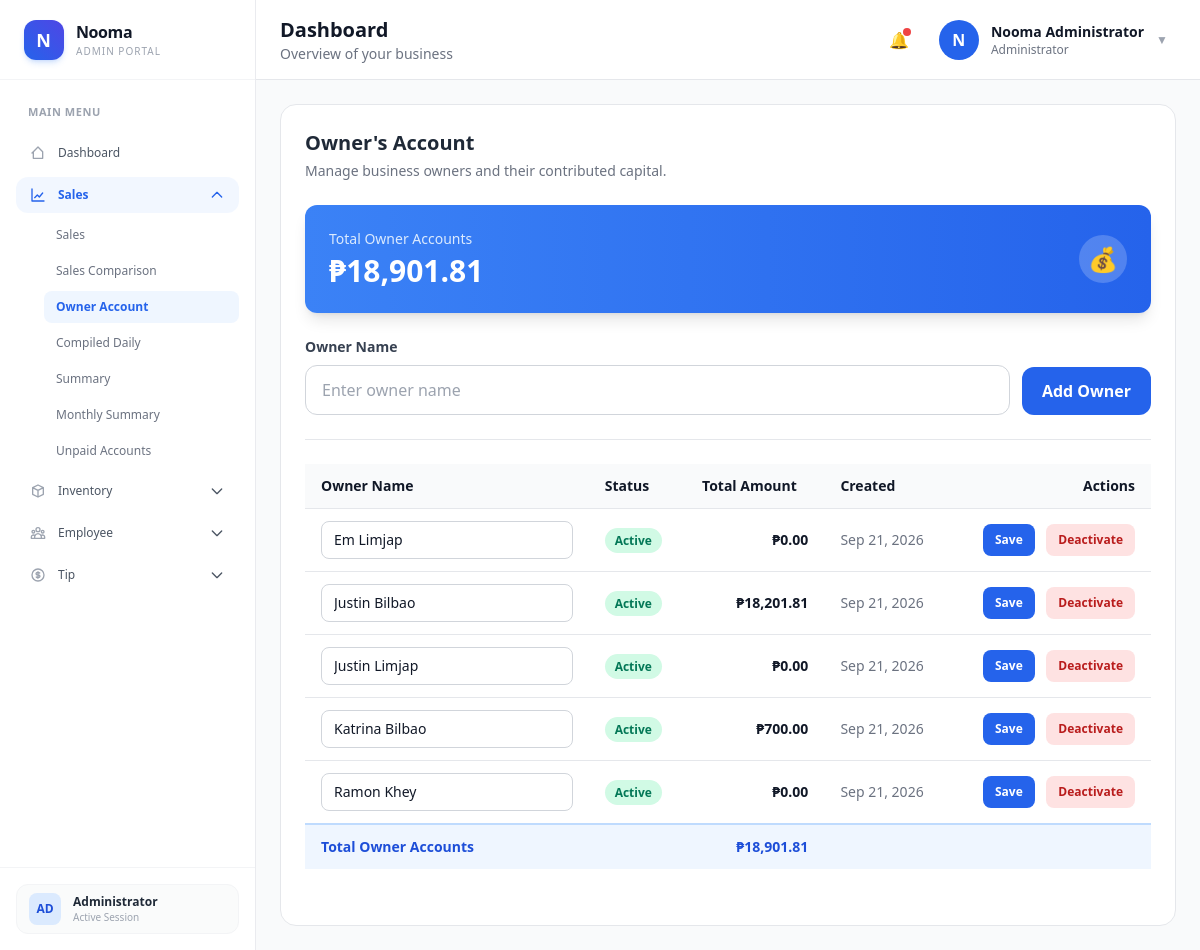
Page /frontend/OwnersAccount/ownerAccount.php (signed in) on the committed database.
### tables this page shows
CREATE TABLE `account_holders` (
  `account_holder_id` bigint(20) UNSIGNED NOT NULL,
  `account_name` varchar(150) NOT NULL,
  `account_type` enum('owner','staff','guest','customer','other') NOT NULL DEFAULT 'other',
  `is_active` tinyint(1) NOT NULL DEFAULT 1,
  `created_at` timestamp NOT NULL DEFAULT current_timestamp()
);

### frontend/OwnersAccount/ownerAccount.php (the view, shortened to what this page needs)
<?php
require_once __DIR__ . "/../../backend/config/database.php";
$owner_accounts = [];
$ownerResult = mysqli_query($conn, "SELECT account_holder_id, account_name, account_type, is_active, created_at FROM account_holders WHERE account_type = 'owner' ORDER BY is_active DESC, account_name ASC");
if ($ownerResult) {
    while ($row = mysqli_fetch_assoc($ownerResult)) {
        $owner_accounts[] = $row;
    }
}
$totalOwnerAccountAmount = 0.0;
$totalOwnerAccountsResult = mysqli_query($conn, "SELECT SUM(ra.amount) as total FROM report_accounts ra INNER JOIN account_holders ah ON ah.account_holder_id = ra.account_holder_id WHERE ah.account_type = 'owner' AND ra.account_category = 'owners_account'");
if ($totalOwnerAccountsResult) {
    $row = mysqli_fetch_assoc($totalOwnerAccountsResult);
    $totalOwnerAccountAmount = (float) ($row["total"] ?? 0);
}
$ownerAccountTotals = [];
foreach ($owner_accounts as $account) {
    $accountId = (int) $account["account_holder_id"];
    $accountTotalStmt = mysqli_prepare($conn, "SELECT SUM(ra.amount) as total FROM report_accounts ra WHERE ra.account_holder_id = ? AND ra.account_category = 'owners_account'");
    mysqli_stmt_bind_param($accountTotalStmt, "i", $accountId);
    mysqli_stmt_execute($accountTotalStmt);
    $accountTotalResult = mysqli_stmt_get_result($accountTotalStmt);
    if ($accountTotalResult) {
        $row = mysqli_fetch_assoc($accountTotalResult);
        $ownerAccountTotals[$accountId] = (float) ($row["total"] ?? 0);
    }
}
?>
<!DOCTYPE html>
<html lang="en">
<head>
    <script src="https://cdn.tailwindcss.com"></script>
</head>
<body class="bg-gray-50 text-gray-900">
<?php include "../Components/sidebar.php"; ?>
<div class="lg:ml-64 min-h-screen">
    <?php include "../Components/navbar.php"; ?>
    <main class="p-6">
        <div class="bg-white rounded-2xl border border-gray-200 p-6">
            <div class="mb-6">
                <h2 class="text-xl font-semibold text-gray-800">
                    Owner's Account
                </h2>
                <p class="text-sm text-gray-500 mt-1">
                    Manage business owners and their contributed capital.
                </p>
            </div>
            <div class="mb-6 bg-gradient-to-r from-blue-500 to-blue-600 rounded-xl p-6 text-white shadow-lg">
                <div class="flex items-center justify-between">
                    <div>
                        <p class="text-blue-100 text-sm font-medium">Total Owner Accounts</p>
                        <p class="text-3xl font-bold mt-1">₱<?= number_format($totalOwnerAccountAmount, 2) ?></p>
                    </div>
                    <div class="w-12 h-12 bg-white/20 rounded-full flex items-center justify-center">
                        <span class="text-2xl">💰</span>
                    </div>
                </div>
            </div>
            <form method="post" class="mb-6 flex flex-wrap items-end gap-3 border-b pb-6">
                <div class="flex-1 min-w-64">
                    <label for="newOwnerName" class="block text-sm font-semibold text-gray-700 mb-2">Owner Name</label>
                    <input type="text" id="newOwnerName" name="account_name" required placeholder="Enter owner name"
                           class="w-full border border-gray-300 rounded-xl px-4 py-3 focus:outline-none focus:ring-2 focus:ring-blue-500">
                </div>
                <button type="submit" class="px-5 py-3 rounded-xl bg-blue-600 text-white font-semibold hover:bg-blue-700">Add Owner</button>
            </form>
            <div class="overflow-x-auto mb-8">
                <table class="w-full text-sm text-left">
                    <thead class="bg-gray-50 border-b">
                        <tr>
                            <th class="px-4 py-3">Owner Name</th>
                            <th class="px-4 py-3">Status</th>
                            <th class="px-4 py-3">Total Amount</th>
                            <th class="px-4 py-3">Created</th>
                            <th class="px-4 py-3 text-right">Actions</th>
                        </tr>
                    </thead>
                    <tbody class="divide-y">
                        <?php foreach ($owner_accounts as $account): ?>
                            <?php $editFormId = "edit-owner-" . (int) $account["account_holder_id"]; ?>
                            <tr class="hover:bg-gray-50">
                                    <td class="px-4 py-3">
                                        <form id="<?= $editFormId ?>" method="post">
                                            <input type="text" name="account_name" required value="<?= htmlspecialchars($account["account_name"]) ?>"
                                                   class="w-full border border-gray-300 rounded-lg px-3 py-2">
                                        </form>
                                    </td>
                                    <td class="px-4 py-3">
                                        <span class="px-2.5 py-1 rounded-full text-xs font-semibold <?= $account["is_active"] ? "bg-emerald-100 text-emerald-700" : "bg-gray-100 text-gray-600" ?>">
                                            <?= $account["is_active"] ? "Active" : "Inactive" ?>
                                        </span>
                                    </td>
                                    <td class="px-4 py-3 font-semibold text-right">
                                        ₱<?= number_format($ownerAccountTotals[$account["account_holder_id"]] ?? 0, 2) ?>
                                    </td>
                                    <td class="px-4 py-3 text-gray-500"><?= htmlspecialchars(date("M j, Y", strtotime($account["created_at"]))) ?></td>
                                    <td class="px-4 py-3 text-right whitespace-nowrap">
                                        <button type="submit" form="<?= $editFormId ?>" class="px-3 py-2 rounded-lg bg-blue-600 text-white text-xs font-semibold hover:bg-blue-700">Save</button>
                                        <form method="post" class="inline">
                                            <button type="submit" class="ml-2 px-3 py-2 rounded-lg <?= $account["is_active"] ? "bg-red-100 text-red-700 hover:bg-red-200" : "bg-emerald-100 text-emerald-700 hover:bg-emerald-200" ?> text-xs font-semibold">
                                                <?= $account["is_active"] ? "Deactivate" : "Activate" ?>
                                            </button>
                                        </form>
                                    </td>
                            </tr>
                        <?php endforeach; ?>
                    </tbody>
                    <tfoot class="bg-blue-50 border-t-2 border-blue-200">
                        <tr>
                            <td colspan="2" class="px-4 py-3 font-bold text-blue-700">Total Owner Accounts</td>
                            <td class="px-4 py-3 font-bold text-right text-blue-700">₱<?= number_format($totalOwnerAccountAmount, 2) ?></td>
                            <td colspan="2"></td>
                        </tr>
                    </tfoot>
                </table>
            </div>
        </div>
    </main>
<?php include "../Components/footer.php"; ?>

### rows in the picture
account_holders: account_name "Em Limjap", is_active "Active", account_holder_id "0.00", created_at "Sep 21, 2026"
account_holders: account_name "Justin Bilbao", is_active "Active", account_holder_id "18,201.81", created_at "Sep 21, 2026"
account_holders: account_name "Justin Limjap", is_active "Active", account_holder_id "0.00", created_at "Sep 21, 2026"
account_holders: account_name "Katrina Bilbao", is_active "Active", account_holder_id "700.00", created_at "Sep 21, 2026"
account_holders: account_name "Ramon Khey", is_active "Active", account_holder_id "0.00", created_at "Sep 21, 2026"

### other values in the picture
$page_title "Dashboard"
$page_description "Overview of your business"
substr($full_name, 0, 1) "N"
$full_name "Nooma Administrator"
$totalOwnerAccountAmount "18,901.81"
